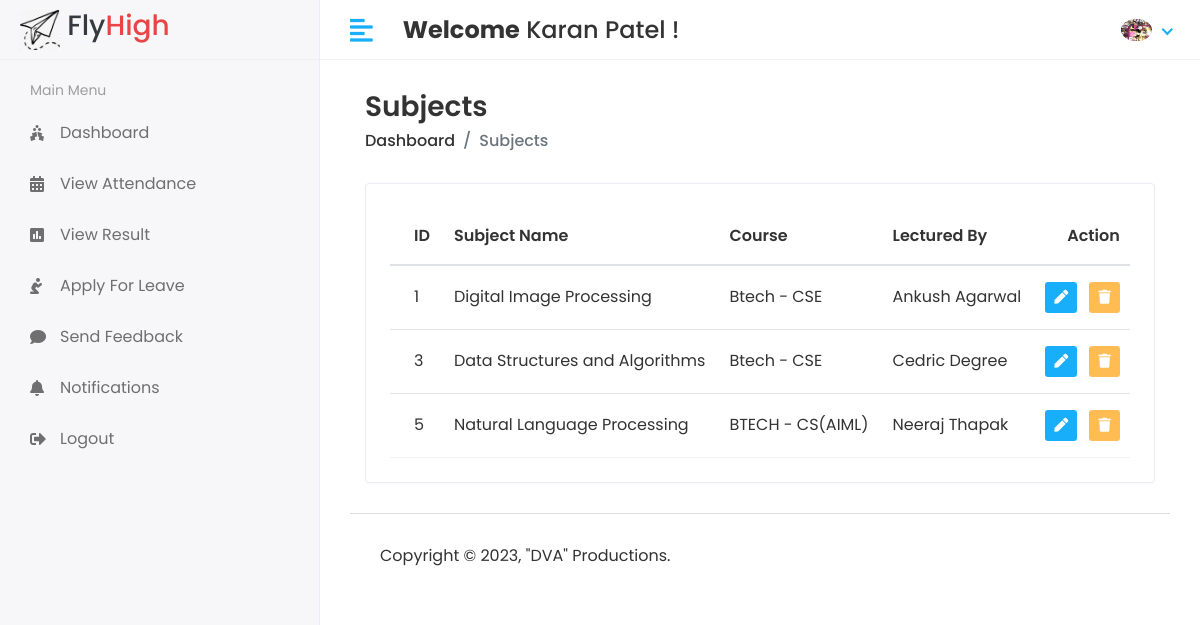
Screenshot of /Hod/Subject/View (signed in) with the database file from the repository.
### app/models.py (models this page shows, shortened)
class CustomUser(AbstractUser):
    USER = (
        (1,'HOD'),
        (2,'STAFF'),
        (3,'STUDENT'),
    )
    user_type = models.CharField(choices=USER,max_length=50,default=1)
    profile_pic = models.ImageField(upload_to='media/profile_pic')

class Subject(models.Model):
    name = models.CharField(max_length=100)
    course = models.ForeignKey(Course, on_delete=models.CASCADE)
    staff = models.ForeignKey(Staff, on_delete=models.CASCADE)
    created_at = models.DateTimeField(auto_now_add=True, null=True)
    updated_at = models.DateTimeField(auto_now=True)

class Course(models.Model):
    name = models.CharField(max_length=70)
    created_at = models.DateTimeField(auto_now_add=True)
    updated_at = models.DateTimeField(auto_now=True)
    def __str__(self):
        return self.name

class Staff(models.Model):
    admin = models.OneToOneField(CustomUser,on_delete=models.CASCADE)
    address = models.TextField()
    gender = models.CharField(max_length=50)
    created_at = models.DateTimeField(auto_now_add=True)
    updated_at = models.DateTimeField(auto_now=True)

### SMS/Hod_views.py (the view)
# urls.py: path('Hod/Subject/View', Hod_views.VIEW_SUBJECT, name="View_Subject"),
@login_required(login_url='/')
def VIEW_SUBJECT(request):
    subject = Subject.objects.all()
    cntxt = {'subject':subject}
    return render(request, "HOD/view_subject.html", cntxt)

### templates/HOD/view_subject.html (shortened to what this page needs)
{% extends "base.html" %}
{% block content %}
<div class="content container-fluid">
    <div class="page-header">
       <div class="row align-items-center">
          <div class="col">
             <h3 class="page-title">Subjects</h3>
             <ul class="breadcrumb">
                <li class="breadcrumb-item"><a href="index.html">Dashboard</a></li>
                <li class="breadcrumb-item active">Subjects</li>
             </ul>
          </div>
       </div>
    </div>
    <div class="row">
       <div class="col-sm-12">
          <div class="card card-table">
             <div class="card-body">
                <div class="table-responsive">
                   <table id="" class="table table-hover table-center mb-0">
                      <thead>
                         <tr>
                            <th>ID</th>
                            <th>Subject Name</th>
                            <th>Course</th>
                            <th>Lectured By</th>
                            <th class="text-right">Action</th>
                         </tr>
                      </thead>
                      <tbody>
                        {% for i in subject %}
                         <tr>
                            <td>{{i.id}}</td>
                            <td>{{i.name}}</td>
                            <td>{{i.course}}</td>
                            <td>{{i.staff.admin.first_name}}&nbsp;{{i.staff.admin.last_name}}</td>
                            <td class="text-right">
                               <div class="actions">
                                  <a href="{% url "Edit_Subject" i.id %}" class="btn btn-sm bg-success-light mr-2">
                                  <i class="fas fa-pen"></i>
                                  </a>
                                  <a href="{% url "Delete_Subject" i.id %}" class="btn btn-sm bg-danger-light">
                                  <i class="fas fa-trash"></i>
                                  </a>
                               </div>
                            </td>
                         </tr>
                        {% endfor %}
                      </tbody>
                   </table>
                </div>
             </div>
          </div>
       </div>
    </div>
</div>
{% endblock content %}

### templates/Includes/header.html (shortened to what this page needs)
{% load static %}
<div class="header">
   <div class="header-left">
      <a href="" class="logo">
         <img width="100px" height="100px" src="{% static 'assets/img/fli.png' %}" alt="Logo">
      </a>
      <h3 class="text-dark">&nbsp;Fly</h3><h3 class="text-danger">High</h3>
   </div>
   <a href="javascript:void(0);" id="toggle_btn">
   <i class="fas fa-align-left"></i>
   </a>
   <div class="top-nav-search mt-3">
      <h4><strong>Welcome</strong>&nbsp;<span>{{user.first_name}} {{user.last_name}}</span>&nbsp;!</h4>
   </div>
    <ul class="nav user-menu">
      <li class="nav-item dropdown has-arrow">
         <a href="#" class="dropdown-toggle nav-link" data-toggle="dropdown">
            {% if user.profile_pic == "" %}
               <span class="user-img"><img class="rounded-circle" src="{% static "assets/img/No_image.jpg" %}" width="31" alt="Ryan Taylor"></span>
            {% else %}
               <span class="user-img"><img class="rounded-circle" src="/{{user.profile_pic}}" width="31" alt="Ryan Taylor"></span>
            {% endif %}
         </a>
      </li>
   </ul>
</div>

### static/assets/css/style.css (style rules this page uses)
html { height: 100%; }
body { background-color: #fff; color: #333; font-family: 'Poppins', sans-serif; font-size: 1rem; height: 100%; line-height: 1.5; overflow-x: hidden; }
h1, h2, h3, h4, h5, h6 { font-family: 'Poppins', sans-serif; margin-top: 0; }
a { color: #009ce7; }
input, button, a { transition: all 0.4s ease; -moz-transition: all 0.4s ease; -o-transition: all 0.4s ease; -ms-transition: all 0.4s ease; -webkit-transition: all 0.4s ease; }
ul, ol { padding: 0px; list-style: none; }
.table { color: #333; max-width: 100%; margin-bottom: 0; width: 100%; }
.table thead tr th { font-weight: 600; }
.table tbody tr { border-bottom: 1px solid rgba(0, 0, 0, 0.05); }
.table.table-center td, .table.table-center th { vertical-align: middle; }
.card-table .card-body .table > thead > tr > th { border-top: 0; }
.card-table .card-body .table tr td:first-child, .card-table .card-body .table tr th:first-child { padding-left: 1.5rem; }
.card-table .card-body .table tr td:last-child, .card-table .card-body .table tr th:last-child { padding-right: 1.5rem; }
.card-table .table td, .card-table .table th { border-top: 1px solid #e2e5e8; padding: 1rem 0.75rem; white-space: nowrap; }
.text-danger, .dropdown-menu > li > a.text-danger { color: #e84646 !important; }
.card { border: 1px solid #ececf5; box-shadow: 0 1px 3px 0 rgba(0, 0, 0, 0.03); margin-bottom: 1.875rem; }
.card-body { padding: 1.5rem; }
.bg-danger-light { background-color:#FFBC53 !important; color:#fff !important; }
.bg-success-light { background-color: #18aefa; color: #fff; }
.header { background-color: #fff; border-bottom: 1px solid #f3f3f4; left: 0; position: fixed; right: 0; top: 0; z-index: 1001; height: 60px; }
.header .header-left { float: left; height: 60px; padding: 0 20px; position: relative; width: 320px; z-index: 1; transition: all 0.2s ease-in-out; background-color: #f7f7fa; border-bottom: 1px solid #efefef; border-right: 1px solid #ececf5; display: flex; align-items: center; }
.header .header-left .logo { display: inline-block; line-height: 60px; }
.header .header-left .logo img { max-height: 40px; width: auto; }
.header .dropdown-toggle:after { display: none; }
.header .has-arrow .dropdown-toggle:after { border-top: 0; border-left: 0; border-bottom: 2px solid #18aefa; border-right: 2px solid #18aefa; content: ''; height: 8px; display: inline-block; pointer-events: none; -webkit-transform-origin: 66% 66%; -ms-transform-origin: 66% 66%; transform-origin: 66% 66%; -webkit-transform: rotate(45deg); -ms-transform: rotate(45deg); transform: rotate(45deg); -webkit-transition: all 0.15s ease-in-out; transition: all 0.15s ease-in-out; width: 8px; vertical-align: 0px; }
.user-menu { float: right; margin: 0; position: relative; z-index: 99; padding-right: 15px; }
.user-menu.nav > li > a { color: #a0a0a0; font-size: 14px; line-height: 58px; padding: 0 15px; height: 60px; }
.user-img { margin-right: 3px; position: relative; }
.top-nav-search { float: left; margin-left: 15px; }
.page-header { margin-bottom: 1.875rem; }
.page-header .breadcrumb { background-color: transparent; color: #6c757d; font-size: 1rem; font-weight: 500; margin-bottom: 0; padding: 0; }
.page-header .breadcrumb a { color: #333; }
.page-title { font-size: 28px; font-weight: 600; color: #333; margin-bottom: 5px; }
@media (min-width: 992px) { #toggle_btn { align-items: center; color: #18aefa; display: inline-flex; float: left; font-size: 26px; height: 60px; justify-content: center; margin-left: 15px; padding: 0 15px; } }

### rows the page displays
CustomUser: first_name "Karan", last_name "Patel", profile_pic (picture)
Subject: id "1", name "Digital Image Processing", course "Btech - CSE", staff.admin.first_name "Ankush", staff.admin.last_name "Agarwal"
Subject: id "3", name "Data Structures and Algorithms", course "Btech - CSE", staff.admin.first_name "Cedric", staff.admin.last_name "Degree"
Subject: id "5", name "Natural Language Processing", course "BTECH - CS(AIML)", staff.admin.first_name "Neeraj", staff.admin.last_name "Thapak"
